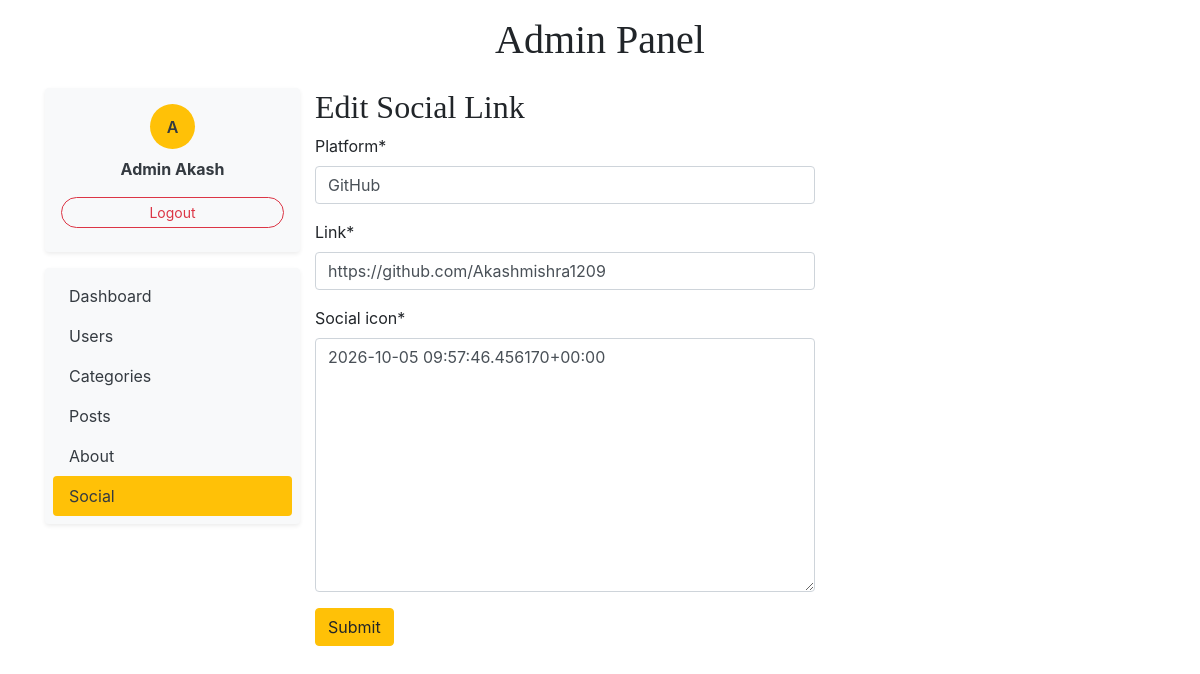
The app's page /dashboard/social/edit/1 (signed in) with its own data.
### about_us/models.py (models this page shows, shortened)
class SocialLink(models.Model):
    platform = models.CharField(max_length=50)
    link = models.URLField(max_length=255)
    social_icon = models.TextField(max_length=1000)
    created_at = models.DateTimeField(auto_now_add=True)
    updated_at = models.DateTimeField(auto_now=True)

### dashboards/views.py (the view)
# urls.py: path('social/edit/<int:pk>',views.edit_social,name='edit_social'),
@permission_required('about_us.edit_social')
def edit_social(request,pk):
    social=get_object_or_404(SocialLink,pk=pk)
    if request.method == 'POST':
        form = SocialForm(request.POST,instance=social)
        if form.is_valid():
            form.save()
            return redirect('socials')
    form = SocialForm(instance=social)
    return render(request, 'dashboard/edit_social.html', {'form': form,'social':social})

### dashboards/forms.py
class SocialForm(forms.ModelForm):
    class Meta:
        model = SocialLink
        fields = '__all__'

### blogs/context_processors.py (called while the page is built)
def get_categories(request):
    categories = Category.objects.all()
    try:
        about = About.objects.get()
    except:
        about = None
    return dict(categories=categories, about=about)

def get_social_links(request):
    social_links = SocialLink.objects.all()
    return dict(social_links=social_links)

### templates/dashboard/edit_social.html (shortened to what this page needs)
{% extends 'base.html' %}
{% block content %}
    {% load crispy_forms_tags %}
    <div class="row">
        {% include 'dashboard/sidebar.html' %}
        <div class="col-md-9">
            <div class="row d-flex flex-column" style="width:500px;">
                <h2>Edit Social Link</h2>
                <form action="{% url 'edit_social' social.id%}" method="POST">
                    {{ form|crispy }}
                    <button type="submit" class="btn btn-warning">Submit</button>
                </form>
            </div>
        </div>
    </div>
{% endblock %}

### templates/dashboard/sidebar.html
<div class="col-md-3">
    <div class="bg-light rounded shadow-sm p-3 mb-3 text-center">
        <div class="bg-warning text-dark rounded-circle
                    d-flex align-items-center justify-content-center mx-auto mb-2"
             style="width: 45px; height: 45px; font-weight: 600;">
            {{ user.username|first|upper }}
        </div>
        <div class="font-weight-bold text-dark mb-3">
            {{ user.first_name }} {{ user.last_name }}
        </div>
        <a href="{% url 'logout' %}"
           class="btn btn-sm btn-outline-danger rounded-pill w-100 mb-2">
            Logout
        </a>
    </div>
    <div class="nav flex-column nav-pills bg-light rounded shadow-sm p-2">
        <a href="{% url 'dashboard' %}"
           class="nav-link text-dark {% if request.path == '/dashboard/' %}bg-warning{% endif %}">
            Dashboard
        </a>
        {% if perms.auth.view_user %}
            <a href="{% url 'users' %}"
               class="nav-link text-dark {% if '/dashboard/users/' in request.path %}bg-warning{% endif %}">
                Users
            </a>
        {% endif %}
        <a href="{% url 'categories' %}"
           class="nav-link text-dark {% if '/dashboard/categories/' in request.path %}bg-warning{% endif %}">
            Categories
        </a>
        <a href="{% url 'posts' %}"
           class="nav-link text-dark {% if '/dashboard/posts/' in  request.path %}bg-warning{% endif %}">
            Posts
        </a>
        {% if perms.about_us.view_about %}
            <a href="{% url 'about' %}"
               class="nav-link text-dark {% if '/dashboard/about/' in  request.path %}bg-warning{% endif %}">
                About
            </a>
        {% endif %}
        {% if perms.about_us.edit_social %}
            <a href="{% url 'socials' %}"
               class="nav-link text-dark {% if '/dashboard/social' in  request.path %}bg-warning{% endif %}">
                Social
            </a>
        {% endif %}
    </div>
</div>

### djangoproject/static/css/blog.css (style rules this page uses)
h1, h2, h3, h4, h5, h6 { font-family: "Playfair Display", Georgia, "Times New Roman", serif; }

### records on screen
SocialLink: platform "GitHub", link "https://github.com/Akashmishra1209", social_icon "2026-10-05 09:57:46.456170+00:00"

### other values on screen
{{ user.username|first|upper }} "A"
{{ user.first_name }} "Admin"
{{ user.last_name }} "Akash"
